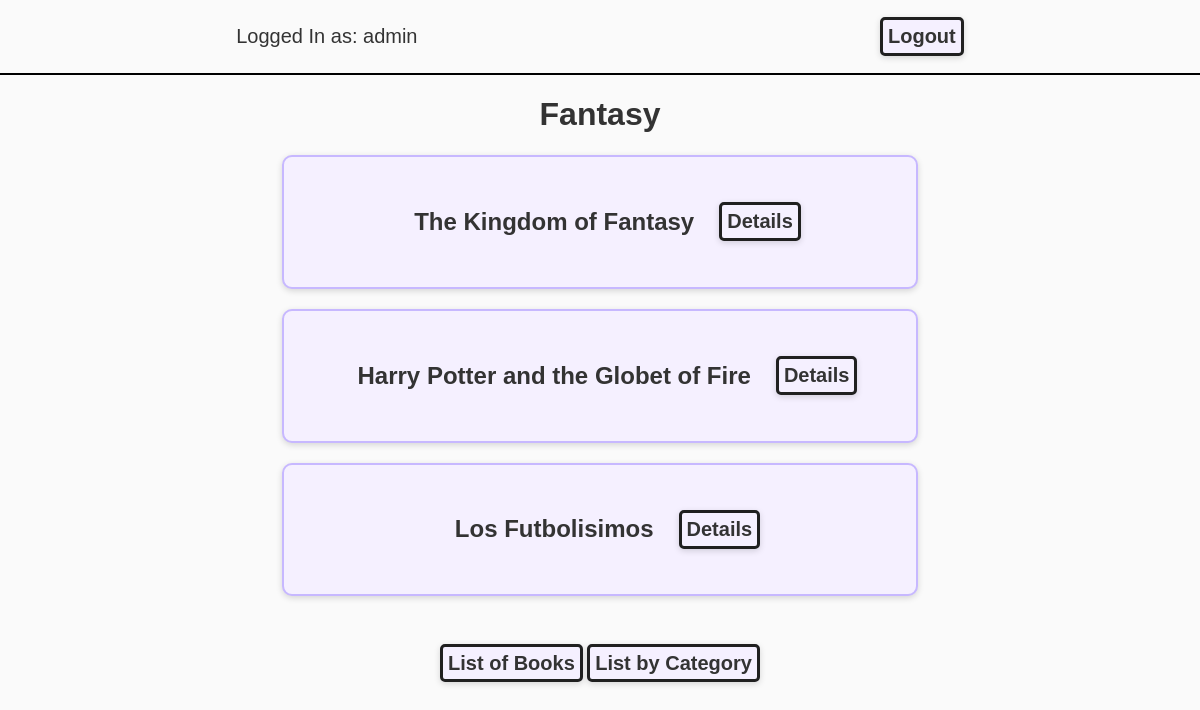
Screenshot of /categoryBooks2 (signed in) with the database file from the repository.
### bookManager/models.py (models this page shows, shortened)
class Category(models.Model):
    name = models.CharField(max_length=100)

class Book(models.Model):
    title = models.CharField(max_length=100)
    resume = models.TextField(max_length=500)
    author = models.CharField(max_length=120)
    image = models.ImageField(upload_to="images", null=True, blank=True)
    category = models.ManyToManyField(Category, related_name="category")
    user = models.ForeignKey(User, null=True, on_delete=models.CASCADE)

### bookManager/views.py (the view)
# urls.py: path('categoryBooks<int:id>', views.categoryBooks, name='categoryBooks'),
@login_required
def categoryBooks(request, id):
    category = get_object_or_404(Category, id=id)
    books = Book.objects.filter(category=category)
    return render(request, 'bookManager/categoryBook.html',{
        'books': books,
        'category': category,
    })

### bookManager/templates/bookManager/categoryBook.html (shortened to what this page needs)
<!doctype html>
<html lang="en">
  <head>
    {% load static %}
    <link rel="stylesheet" href="{% static 'bookManager/categoryBook.css'%}" />
  </head>
  <body>
    <div class="log">
      <p>Logged In as: {{ user.username }}</p>
      <form action="{% url 'logoutuser' %}" method="post">
        <button type="submit" class="boton">Logout</button>
      </form>
    </div>
    <h1>{{category.name}}</h1>
    {% for books in books %}
    <div class="container">
      <h2>{{ books.title }}</h2>
      <a href="{% url 'book-detail-page' books.id%}" class="boton">Details</a>
    </div>
    {% endfor %}
    <br />
    <br />
    <a href="/bookList" class="boton">List of Books</a>
    <a href="{% url 'categoryList' %}" class="boton">List by Category</a>
  </body>
</html>

### bookManager/static/bookManager/categoryBook.css (style rules this page uses)
body { text-align: center; font-family: Arial, sans-serif; background-color: #fafafa; color: #333; margin: 0; padding: 0; }
.log { border-bottom: 2px solid black; padding: 5px; display: flex; flex-direction: row; align-items: center; justify-content: space-around; font-size: 20px; }
.boton { text-decoration: none; color: #333; border: 3px solid #202020; padding: 5px; border-radius: 5px; background-color: #f5f0ff; box-shadow: 0 2px 6px rgba(0, 0, 0, 0.15); font-weight: bold; font-size: 20px; }
.container { display: flex; flex-direction: row; align-items: center; border-bottom: 2px solid black; justify-content: center; border: 2px solid #c7b8ff; border-radius: 10px; padding: 16px; margin: 20px auto; max-width: 600px; background-color: #f5f0ff; box-shadow: 0 2px 6px rgba(0, 0, 0, 0.15); text-align: left; transition: box-shadow 0.2s; }
.container h2 { padding: 15px; }
.container a { margin-left: 10px; }

### rows the page displays
Category: name "Fantasy"
Book: title "The Kingdom of Fantasy"
Book: title "Harry Potter and the Globet of Fire"
Book: title "Los Futbolisimos"

### other values shown
{{ user.username }} "admin"
